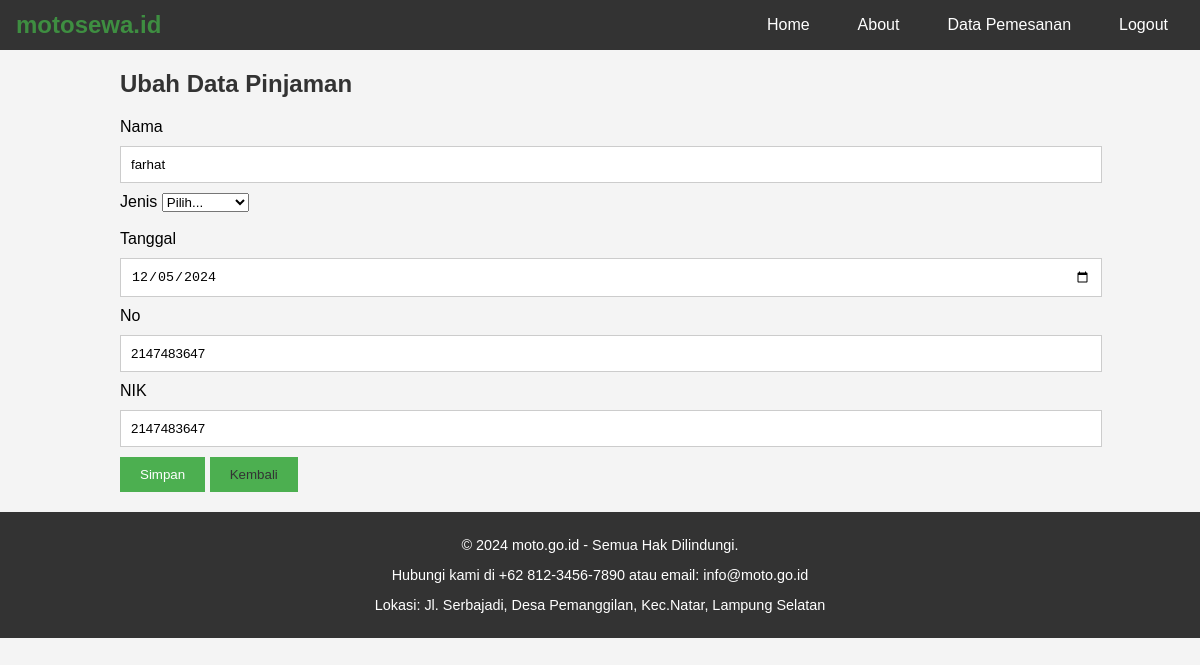
The page /update.php?id=8 (signed in) on the database its author committed.
### tables this page shows
CREATE TABLE `tbpinjam` (
  `id` int(11) NOT NULL,
  `nama` varchar(30) NOT NULL,
  `jenis` varchar(40) NOT NULL,
  `tanggal` date NOT NULL,
  `no` int(13) NOT NULL,
  `nik` int(16) NOT NULL
);

### functions.php (called while the page is built, shortened)
<?php
$conn = mysqli_connect("localhost", "root", "", "dbmotor");
function query ($query){
    global $conn;
    $result = mysqli_query($conn,$query);
    $rows = [];
    while ($row = mysqli_fetch_assoc ($result)){
        $rows[]=$row;
    }
    return $rows;
};
?>

### update.php (the view, shortened to what this page needs)
<?php
include 'functions.php';
$id = $_GET["id"];
$dp = query("SELECT * FROM tbpinjam WHERE id = $id")[0];
?>
<!DOCTYPE html>
<html lang="en">
<head>
    <link rel="stylesheet" href="style.css">
</head>
<body>
<nav class="navbar">
        <div class="logo">motosewa.id</div>
        <div class="menu">
            <a href="index.php">Home</a>
            <a href="about.php">About</a>
            <a href="list.php">Data Pemesanan</a>
            <a href="logout.php" onclick="return confirmLogout('Anda yakin ingin logout?');">Logout</a>
        </div>
    </nav>
<div class="container">
    <h2>Ubah Data Pinjaman</h2>
    <form method="post">
        <label>Nama</label>
        <input type="text" name="nama" id="nama" value="<?= $dp["nama"]; ?>" required>
        <label>Jenis</label>
        <select name="jenis" id="jenis" value="<?= $dp["jenis"]; ?>" required>
        <option selected disabled value="<?= $dp["jenis"]; ?>">Pilih...</option>
    </select>
    <br>
    <br>
    <label>Tanggal</label>
    <input type="date" name="tanggal" id="tanggal" value="<?= $dp["tanggal"]; ?>" required>
    <label>No</label>
    <input type="text" name="no" id="no" value="<?= $dp["no"]; ?>" required>
    <label>NIK</label>
    <input type="text" name="nik" id="nik" value="<?= $dp["nik"]; ?>" required>
    <button name="submit" type="submit">Simpan</button>
    <button><a href="list.php">Kembali</a></button>
    </form>
</div>
        <footer>
        <p>&copy; 2024 moto.go.id - Semua Hak Dilindungi.</p>
        <p>Hubungi kami di +62 812-3456-7890 atau email: info@moto.go.id</p>
        <p>Lokasi: Jl. Serbajadi, Desa Pemanggilan, Kec.Natar, Lampung Selatan</p>
    </footer>
</body>
</html>

### style.css (style rules this page uses)
body { font-family: Arial, sans-serif; background-color: #f4f4f4; margin: 0; padding: 0; }
.navbar { display: flex; justify-content: space-between; align-items: center; background-color: #333; padding: 0.5rem 1rem; }
.navbar a { color: white; text-decoration: none; padding: 0.5rem 1rem; }
.navbar .logo { font-size: 1.5rem; font-weight: bold; color: #3e8e41; }
.navbar .menu { display: flex; gap: 1rem; }
.container { width: 80%; margin: 0 auto; }
footer { width: 100%; background-color: #333; color: white; text-align: center; padding: 10px 0; margin-top: 20px; font-size: 0.9rem; }
h2 { color: #333; }
a { color: #333; text-decoration: none; }
button { background-color: #4CAF50; color: white; padding: 10px 20px; border: none; cursor: pointer; }
input { padding: 10px; margin: 10px 0; width: 100%; border: 1px solid #ccc; }

### rows shown on the page
tbpinjam: nama "farhat", jenis "Pilih...", tanggal "12/05/2024", no "2147483647", nik "2147483647"
